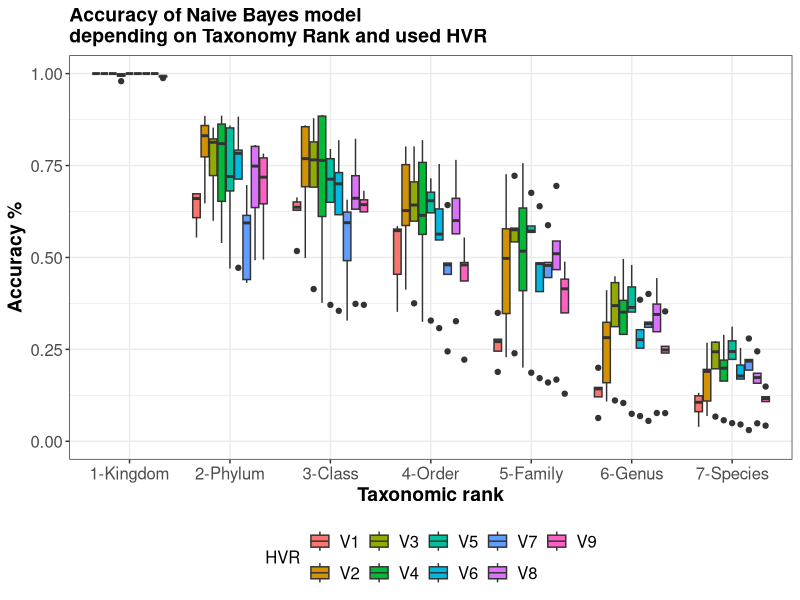
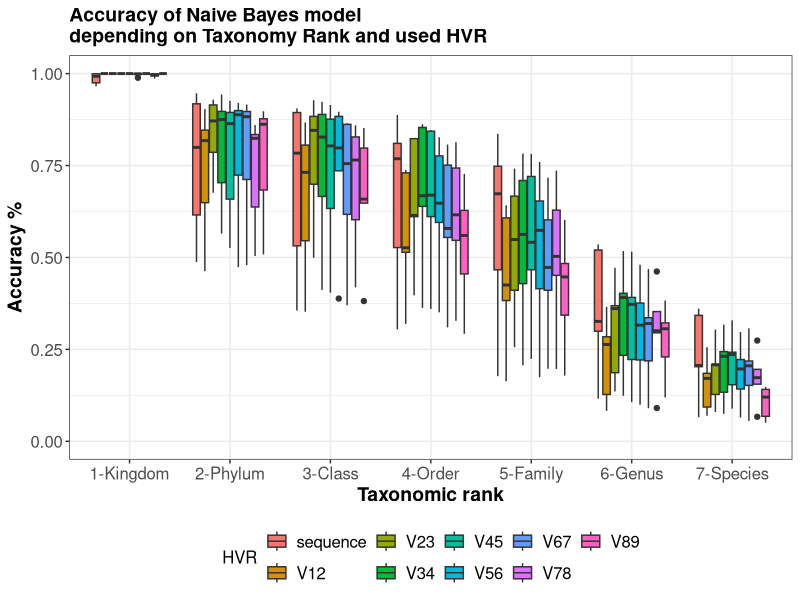
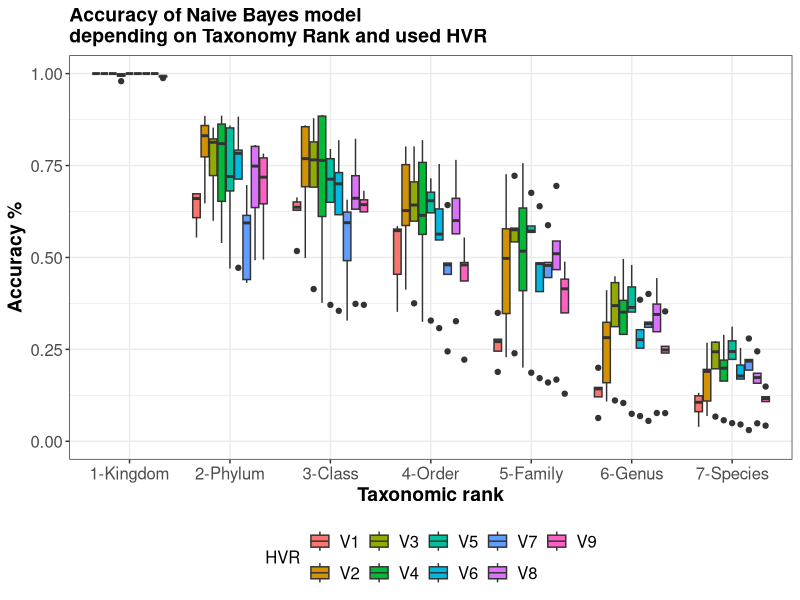
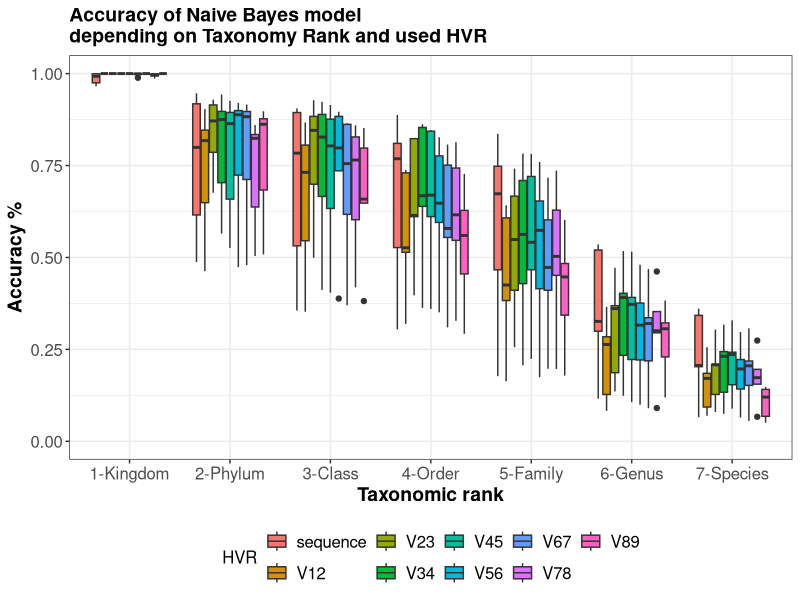
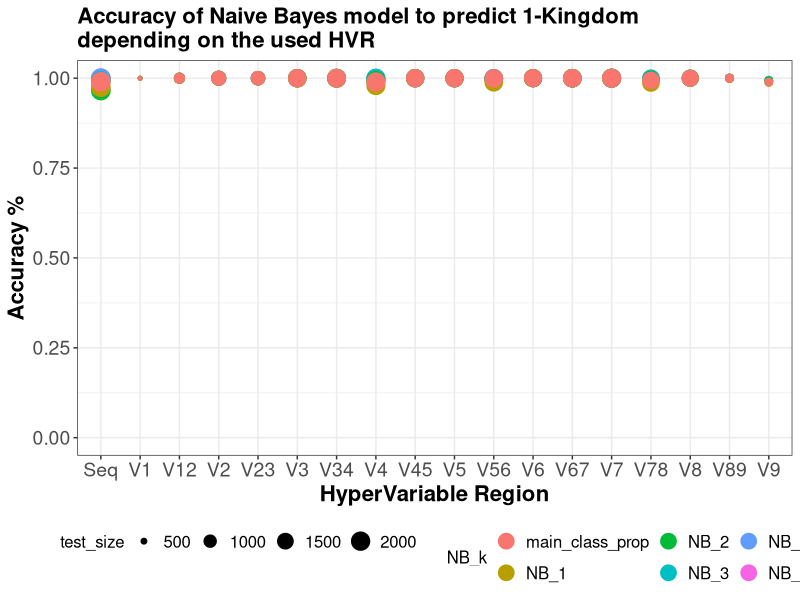
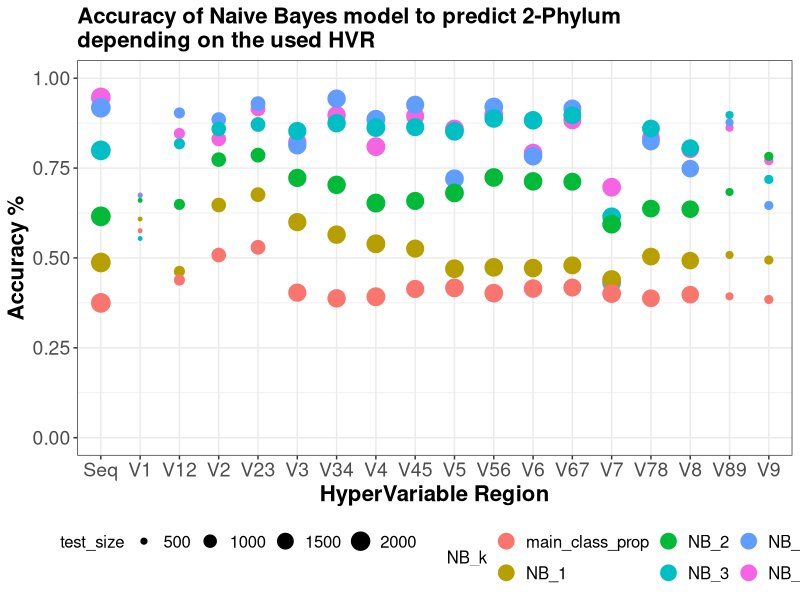
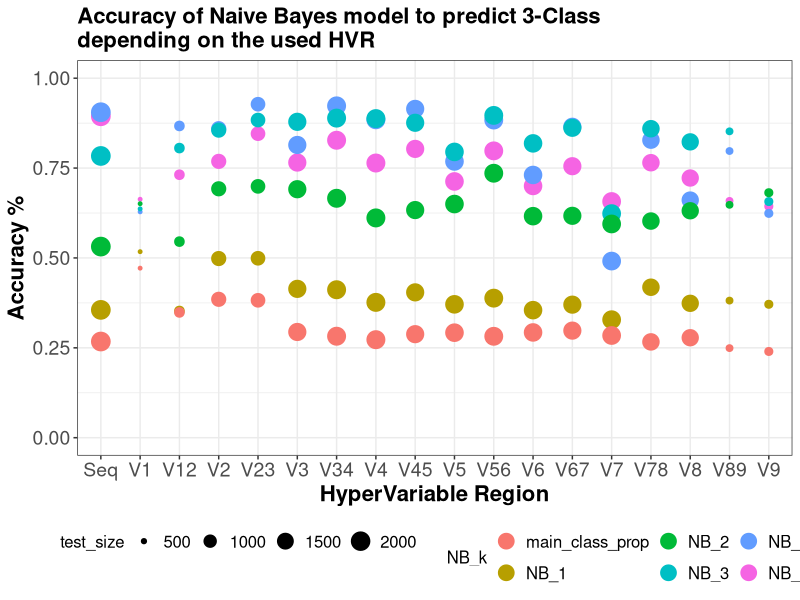
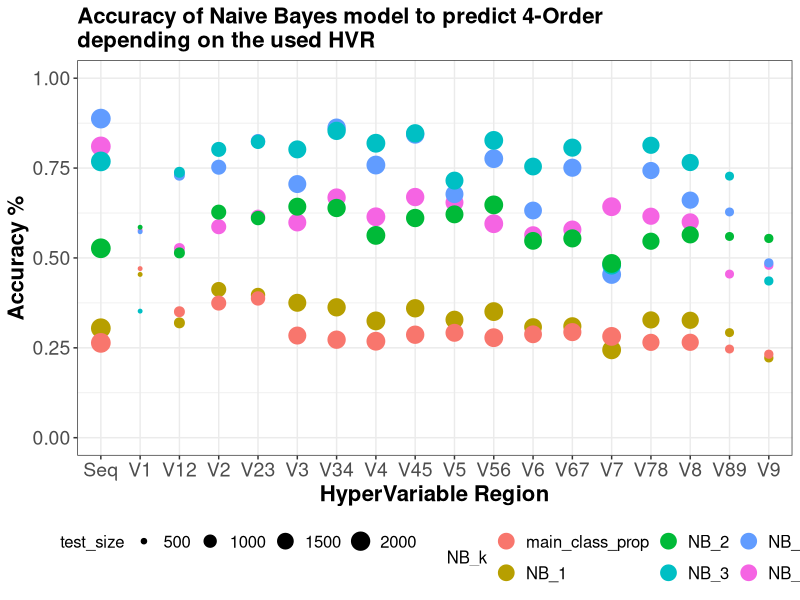

The R source for these figures, in order:
## ---- chunk 1
library(readr)
library(ggplot2)
library(tidyverse)
## ---- chunk 2
NB_results <- read_delim("Naive Bayes - ALL NB - DB - DB.csv", 
                      ",", 
                      escape_double = FALSE, 
                      trim_ws = TRUE)


colnames(NB_results) <- c('HVR', 'TAXO_rank', 'test_size', 'main_class_prop', 'NB_1', 'NB_2', 'NB_3', 'NB_4', 'NB_5')
## ---- chunk 3
NB_gathered_results <- NB_results %>% 
  gather('NB_k', 'Accuracy', NB_5, NB_4, NB_3, NB_2, NB_1) %>% 
  select(HVR, TAXO_rank, NB_k, Accuracy)

NB_gathered_results <- NB_gathered_results %>% mutate(TAXO = case_when(
  TAXO_rank==0 ~ '1-Kingdom',
  TAXO_rank==1 ~ '2-Phylum', 
  TAXO_rank==2 ~ '3-Class',
  TAXO_rank==3 ~ '4-Order', 
  TAXO_rank==4 ~ '5-Family',
  TAXO_rank==5 ~ '6-Genus',
  TAXO_rank==6 ~ '7-Species'
)) %>% 
  select(HVR, TAXO, NB_k, Accuracy)
## ---- chunk 4
meth <- 'Naive_Bayes_up_to_5'
## ---- chunk 5
ONE_HVR <- c('V1', 'V2', 'V3', 'V4', 'V5', 'V6', 'V7', 'V8', 'V9')#, 'sequence')


p <- ggplot(data=NB_gathered_results %>% filter(HVR %in% ONE_HVR), 
            aes(x=TAXO,y=Accuracy, fill=HVR)) + 
  geom_boxplot() + 
  theme_bw() + 
  labs(x = "Taxonomic rank", y = "Accuracy %") + 
  coord_cartesian(ylim=c(0, 1)) + 
  theme(axis.text=element_text(size=12), 
        axis.title=element_text(size=14,face="bold"), 
        plot.title=element_text(size = 14, face="bold"), 
        legend.position = "bottom",
        legend.text = element_text(size = 12), 
        legend.title = element_text(size = 12)) +
  ggtitle('Accuracy of Naive Bayes model\ndepending on Taxonomy Rank and used HVR')

p

ggsave(paste("boxplot_",meth,"_with_single_hvr",".png",sep=""), width=21, height=21, units="cm")
## ---- chunk 6
p <- ggplot(data=NB_gathered_results %>% filter(!(HVR %in% ONE_HVR) ), 
            aes(x=TAXO,y=Accuracy, fill=HVR)) + 
  geom_boxplot() + 
  theme_bw() + 
  labs(x = "Taxonomic rank", y = "Accuracy %") + 
  coord_cartesian(ylim=c(0, 1)) + 
  theme(axis.text=element_text(size=12), 
        axis.title=element_text(size=14,face="bold"), 
        plot.title=element_text(size = 14, face="bold"), 
        legend.position = "bottom",
        legend.text = element_text(size = 12), 
        legend.title = element_text(size = 12)) +
  ggtitle('Accuracy of Naive Bayes model\ndepending on Taxonomy Rank and used HVR')

p

ggsave(paste("boxplot_",meth,"_with_double_hvr",".png",sep=""), width=21, height=21, units="cm")
## ---- chunk 7
NB_gathered_results <- NB_results %>% 
  gather('NB_k', 'Accuracy', NB_5, NB_4, NB_3, NB_2, NB_1, main_class_prop) %>% 
  select(HVR, TAXO_rank, NB_k, Accuracy, test_size)

NB_gathered_results <- NB_gathered_results %>% mutate(TAXO = case_when(
  TAXO_rank==0 ~ '1-Kingdom',
  TAXO_rank==1 ~ '2-Phylum', 
  TAXO_rank==2 ~ '3-Class',
  TAXO_rank==3 ~ '4-Order', 
  TAXO_rank==4 ~ '5-Family',
  TAXO_rank==5 ~ '6-Genus',
  TAXO_rank==6 ~ '7-Species'
)) %>% 
  select(HVR, TAXO, NB_k, Accuracy, test_size)

NB_gathered_results <- NB_gathered_results %>% mutate(HVR=replace(HVR, HVR=='sequence', 'Seq'))
## ---- chunk 8
all_chosen_taxo <- NB_gathered_results %>% select(TAXO) %>% unique()

for (chosen_taxo in all_chosen_taxo[[1]]) {
  
  p <- ggplot(data=NB_gathered_results %>% filter(TAXO==chosen_taxo), 
              aes(x=HVR,y=Accuracy, color=NB_k, size=test_size)) + 
    geom_point() +
    theme_bw() + 
    labs(x = "HyperVariable Region", y = "Accuracy %") + 
    coord_cartesian(ylim=c(0, 1)) + 
    theme(axis.text=element_text(size=14), 
          axis.title=element_text(size=16,face="bold"), 
          plot.title=element_text(size=16, face="bold"), 
          legend.position = "bottom",
          legend.text = element_text(size=12), 
          legend.title = element_text(size=12)) +
    guides(colour = guide_legend(override.aes = list(size=5))) +
    ggtitle(paste('Accuracy of Naive Bayes model to predict ',chosen_taxo, '\ndepending on the used HVR', sep=''))
  
  
  ggsave(paste("boxplot_",meth,"_for_",chosen_taxo,".png",sep=""), width=24, height=21, units="cm")
}

